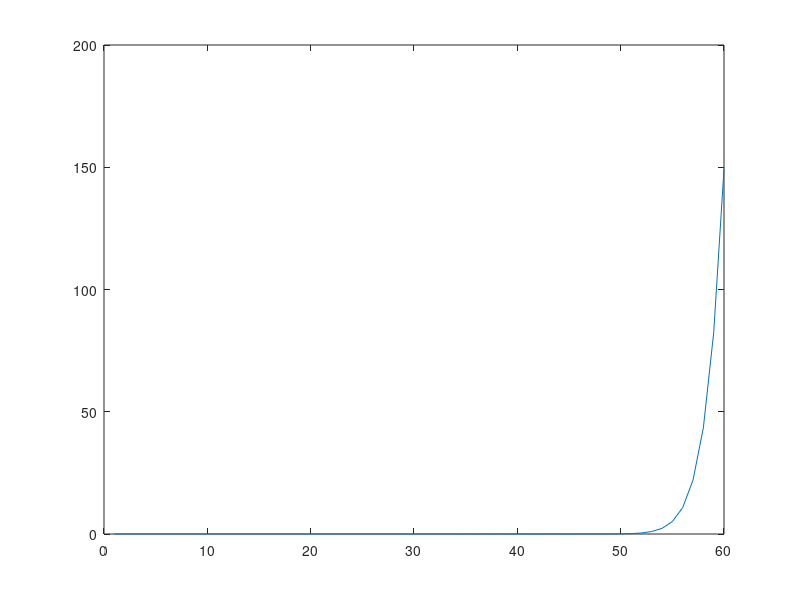

Write MATLAB code to recreate this figure.
function problem3a
    mem = zeros(61, 61);    % Matrix used for memoization
    for j = 1:61
        mem(j, 1) = sin(1+(j-1)*pi/3); 
    end
    
    % Compute individual entries of memoized 
    % matrix using dynamic programming
    for k = 2:61
        for j = 2:(62-k)
            mem(j-1, k) = mem(j-1, k-1) - mem(j, k-1);
        end
    end
    
    for i = 1:60
        fprintf('k = %d, e_k = %e\n', i, abs(mem(1, i) - sin(1 + (1-i)*pi/3))) ;
    end

    x = (1: 60);
    plot(x, abs(mem(1, x) - sin(1 + (1-x) * pi/3)));
end
